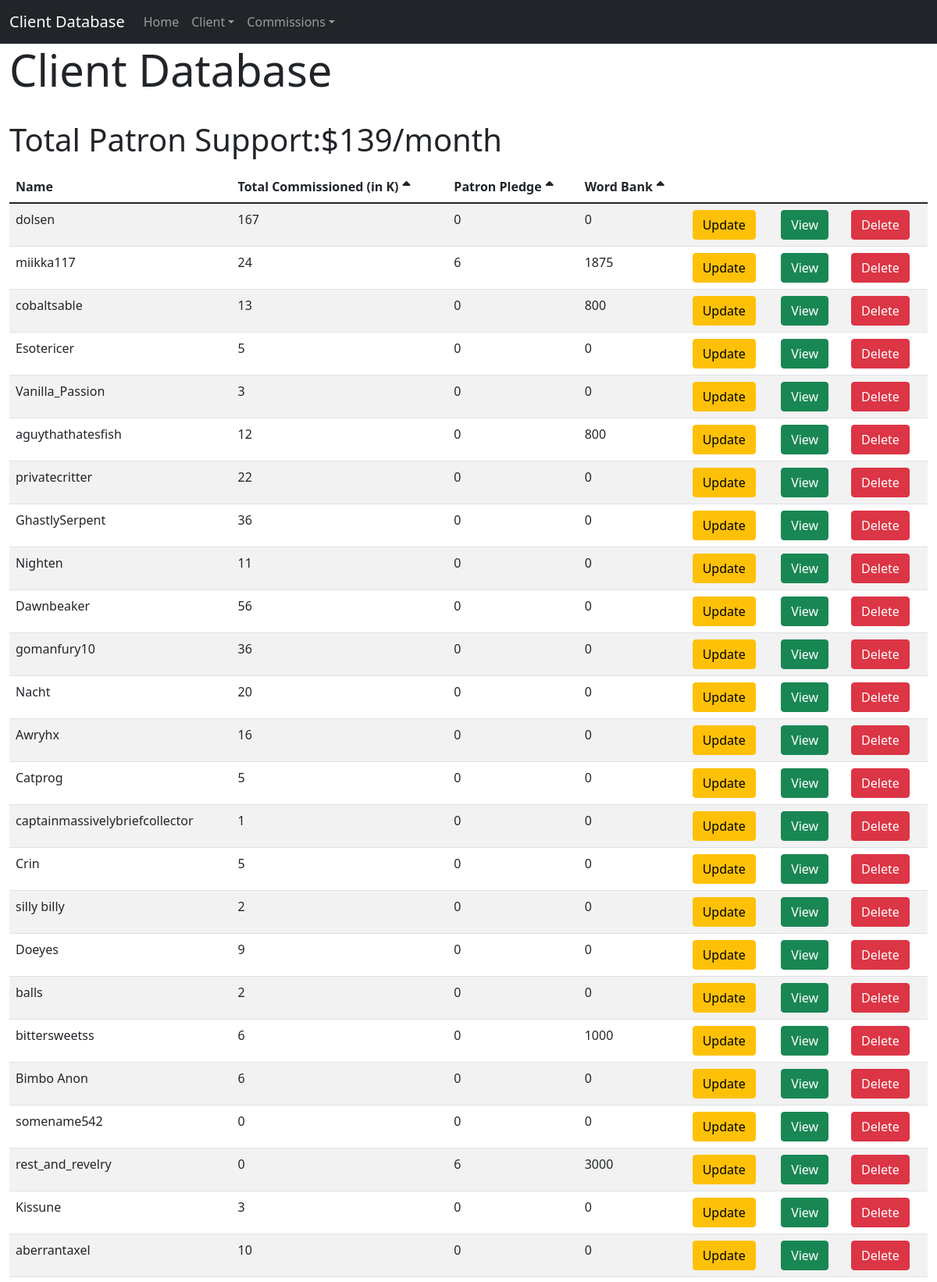
/view (upper part), run on the app's committed database.
### tables this page shows
CREATE TABLE Clients (id INTEGER PRIMARY KEY AUTOINCREMENT, Name TEXT, Commissioned INTEGER DEFAULT 0, Patron INTEGER DEFAULT 0, Word_Bank INTEGER DEFAULT 0, LAST_UPDATE TEXT DEFAULT NULL, Counter INTEGER DEFAULT (0));

### app.py (the view)
@app.route('/view')
def view():
    List_Clients = sqlquery("SELECT * FROM Clients")
    Client_List = [i for i in List_Clients]
    Total_Patron = sqlquery("SELECT SUM(Patron) FROM Clients")
    return render_template('clientoverview.html', client_list = Client_List, patron = Total_Patron)

### Setup.py (called while the page is built)
def sqlquery(query, params=None):
    con = sqlite3.connect('Clients.db')
    cur = con.cursor()
    if params:
        cur.execute(query, params)
    else:
        cur.execute(query)
    if "SELECT" in query.upper():
        res = cur.fetchall()
    else:
        res = None
    con.commit()
    cur.close()
    con.close()
    return res

### templates/clientoverview.html (shortened to what this page needs)
{% extends "base.html" %}
{% block content %}
<h1 class="display-4">Client Database</h1>
<br>
<p class="display-6"> Total Patron Support:${{ patron[0][0] }}/month </p>
<div>
  <table class="table table-striped" id="clientTable">
    <thead>
      <tr>
        <th><b>Name</b></th>
        <th onclick="sortTable(this, 1)">Total Commissioned (in K)<i class="fa-solid fa-sort-up"></i></th>
        <th onclick="sortTable(this, 2)">Patron Pledge<i class="fa-solid fa-sort-up"></i></th>
        <th onclick="sortTable(this, 3)">Word Bank<i class="fa-solid fa-sort-up"></i></th>
      </tr>
    </thead>
    <tbody>
    {% for client in client_list %}
     <tr>
        {% for i in range(1, 5) %}
        <td> {{ client[i] }}</td>
        {% endfor %}
        <td><a href="/update/{{ client[0]}}" class="btn btn-warning">Update</a></td>
        <td><a href="/view/{{ client[0]}}" class="btn btn-success">View</a></td>
        <td>
          <form action="{{url_for('delete', id=client[0])}}" method="POST">
<button type="button" class="btn btn-danger" data-bs-toggle="modal" data-bs-target="#myModal_{{ client[0]}}">
  Delete
</button>
          </form>
        </td>
     </tr>
    {% endfor %}
    </tbody>
  </table>
</div>
{% endblock %}

### templates/clientoverview.html (style rules this page uses)
th { user-select: none; cursor: pointer; }
i { margin-left: 5px; }

### data on the page
Clients: Name "dolsen" "167" "0" "0"
Clients: Name "miikka117" "24" "6" "1875"
Clients: Name "cobaltsable" "13" "0" "800"
Clients: Name "Esotericer" "5" "0" "0"
Clients: Name "Vanilla_Passion" "3" "0" "0"
Clients: Name "aguythathatesfish" "12" "0" "800"
Clients: Name "privatecritter" "22" "0" "0"
Clients: Name "GhastlySerpent" "36" "0" "0"
Clients: Name "Nighten" "11" "0" "0"
Clients: Name "Dawnbeaker" "56" "0" "0"
Clients: Name "gomanfury10" "36" "0" "0"
Clients: Name "Nacht" "20" "0" "0"
Clients: Name "Awryhx" "16" "0" "0"
Clients: Name "Catprog" "5" "0" "0"
Clients: Name "captainmassivelybriefcollector" "1" "0" "0"
Clients: Name "Crin" "5" "0" "0"
Clients: Name "silly billy" "2" "0" "0"
Clients: Name "Doeyes" "9" "0" "0"
Clients: Name "balls" "2" "0" "0"
Clients: Name "bittersweetss" "6" "0" "1000"
Clients: Name "Bimbo Anon" "6" "0" "0"
Clients: Name "somename542" "0" "0" "0"
Clients: Name "rest_and_revelry" "0" "6" "3000"
Clients: Name "Kissune" "3" "0" "0"
Clients: Name "aberrantaxel" "10" "0" "0"

### other printed values
{{ patron[0][0] }} "139"
